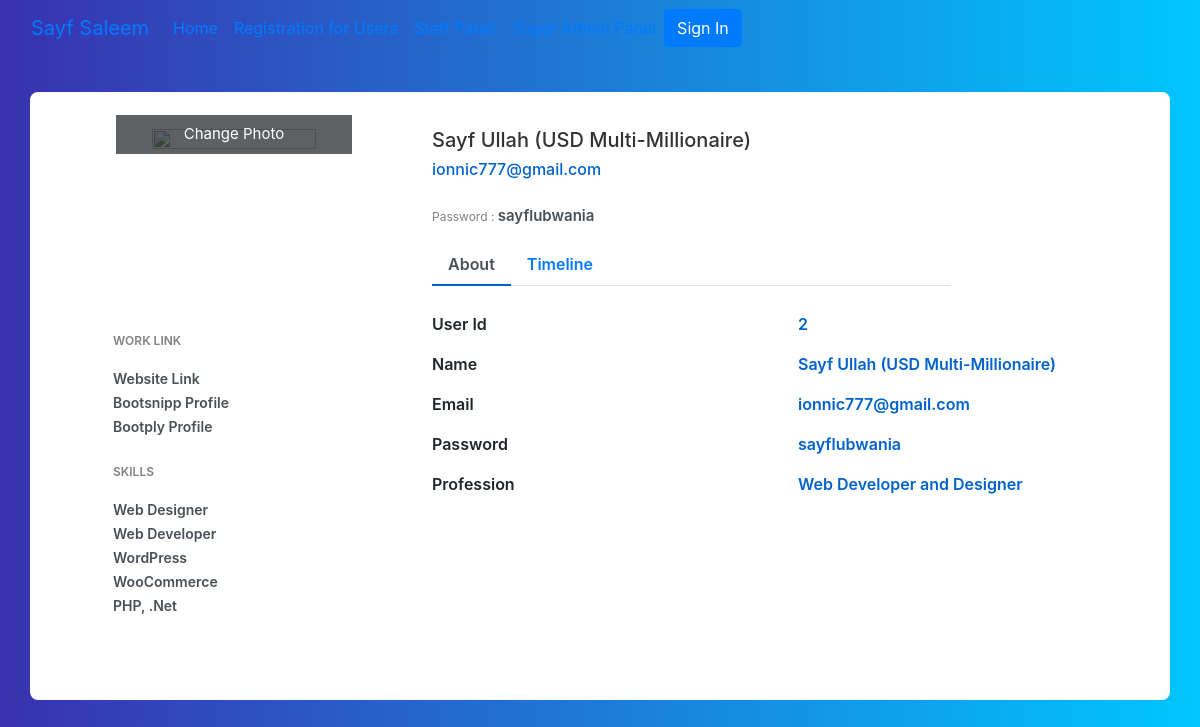
The app's page /profile/Sayf Ullah (USD Multi-Millionaire)/ with its own data.
### main/models.py (models this page shows)
class UserRegistration(models.Model):
    name = models.CharField(max_length=50)
    email = models.EmailField(max_length=254)
    passcode = models.CharField(max_length=50)

### main/views.py (the view)
# urls.py: path('profile/<str:name>/', views.ProfileView.as_view(), name='profile'),
class ProfileView(TemplateView):
    template_name = 'profile.html'  # Replace with your profile template name
    def get_context_data(self, **kwargs):
        name = self.kwargs['name']  # Get the 'name' parameter from the URL
        user = get_object_or_404(UserRegistration, name=name)
        context = {'user': user}
        return context

### main/templates/profile.html (shortened to what this page needs)
<!DOCTYPE html>
<html lang="en">
<head>
    <link href="//maxcdn.bootstrapcdn.com/bootstrap/4.1.1/css/bootstrap.min.css" rel="stylesheet" id="bootstrap-css">
</head>
<body>
      <nav class="navbar navbar-expand-lg bg-body-tertiary">
  <div class="container-fluid">
    <a class="navbar-brand" href="/">Sayf Saleem</a>
    <div class="collapse navbar-collapse" id="navbarSupportedContent">
      <ul class="navbar-nav me-auto mb-2 mb-lg-0">
        <li class="nav-item">
          <a class="nav-link active" aria-current="page" href="/">Home</a>
        </li>
        <li class="nav-item">
          <a class="nav-link" href="/register/">Registration for Users</a>
        </li>
        <li class="nav-item">
          <a class="nav-link" href="/">Staff Panel</a>
        </li>
        <li class="nav-item">
          <a class="nav-link" href="/admin/">Super Admin Panel</a>
        </li>
      </ul>
            {% if user.is_authenticated %}
            <a href="/logout/" class="btn btn-primary">Sign Out</a>
        {% else %}
            <a href="/" class="btn btn-primary">Sign In</a>
        {% endif %}
    </div>
  </div>
</nav>
    <div class="container emp-profile">
            <form method="post">
                <div class="row">
                    <div class="col-md-4">
                        <div class="profile-img">
                            <img src="https://encrypted-tbn0.gstatic.com/images?q=tbn:ANd9GcS52y5aInsxSm31CvHOFHWujqUx_wWTS9iM6s7BAm21oEN_RiGoog" alt=""/>
                            <div class="file btn btn-lg btn-primary">
                                Change Photo
                            </div>
                        </div>
                    </div>
                    <div class="col-md-6">
                        <div class="profile-head">
                                    <h5>
                                        {{ user.name }}
                                    </h5>
                                    <h6>
                                         {{ user.email }}
                                    </h6>
                                    <p class="proile-rating">Password : <span>{{ user.passcode }}</span></p>
                            <ul class="nav nav-tabs" id="myTab" role="tablist">
                                <li class="nav-item">
                                    <a class="nav-link active" id="home-tab" data-toggle="tab" href="#home" role="tab" aria-controls="home" aria-selected="true">About</a>
                                </li>
                                <li class="nav-item">
                                    <a class="nav-link" id="profile-tab" data-toggle="tab" href="#profile" role="tab" aria-controls="profile" aria-selected="false">Timeline</a>
                                </li>
                            </ul>
                        </div>
                    </div>
                </div>
                <div class="row">
                    <div class="col-md-4">
                        <div class="profile-work">
                            <p>WORK LINK</p>
                            <a href="">Website Link</a><br/>
                            <a href="">Bootsnipp Profile</a><br/>
                            <a href="">Bootply Profile</a>
                            <p>SKILLS</p>
                            <a href="">Web Designer</a><br/>
                            <a href="">Web Developer</a><br/>
                            <a href="">WordPress</a><br/>
                            <a href="">WooCommerce</a><br/>
                            <a href="">PHP, .Net</a><br/>
                        </div>
                    </div>
                    <div class="col-md-8">
                        <div class="tab-content profile-tab" id="myTabContent">
                            <div class="tab-pane fade show active" id="home" role="tabpanel" aria-labelledby="home-tab">
                                        <div class="row">
                                            <div class="col-md-6">
                                                <label>User Id</label>
                                            </div>
                                            <div class="col-md-6">
                                                <p>   {{ user.id }}</p>
                                            </div>
                                        </div>
                                        <div class="row">
                                            <div class="col-md-6">
                                                <label>Name</label>
                                            </div>
                                            <div class="col-md-6">
                                                <p>   {{ user.name }}</p>
                                            </div>
                                        </div>
                                        <div class="row">
                                            <div class="col-md-6">
                                                <label>Email</label>
                                            </div>
                                            <div class="col-md-6">
                                                <p>   {{ user.email }}</p>
                                            </div>
                                        </div>
                                        <div class="row">
                                            <div class="col-md-6">
                                                <label>Password</label>
                                            </div>
                                            <div class="col-md-6">
                                                <p>   {{ user.passcode }}</p>
                                            </div>
                                        </div>
                                        <div class="row">
                                            <div class="col-md-6">
                                                <label>Profession</label>
                                            </div>
                                            <div class="col-md-6">
                                                <p>Web Developer and Designer</p>
                                            </div>
                                        </div>
                            </div>
                        </div>
                    </div>
                </div>
            </form>
        </div>
</body>
</html>

### main/templates/profile.html (style rules this page uses)
body { background: -webkit-linear-gradient(left, #3931af, #00c6ff); }
.emp-profile { padding: 3%; margin-top: 3%; margin-bottom: 3%; border-radius: 0.5rem; background: #fff; }
.profile-img { text-align: center; }
.profile-img img { width: 70%; height: 100%; }
.profile-img .file { position: relative; overflow: hidden; margin-top: -20%; width: 70%; border: none; border-radius: 0; font-size: 15px; background: #212529b8; }
.profile-head h5 { color: #333; }
.profile-head h6 { color: #0062cc; }
.proile-rating { font-size: 12px; color: #818182; margin-top: 5%; }
.proile-rating span { color: #495057; font-size: 15px; font-weight: 600; }
.profile-head .nav-tabs { margin-bottom:5%; }
.profile-head .nav-tabs .nav-link { font-weight:600; border: none; }
.profile-head .nav-tabs .nav-link.active { border: none; border-bottom:2px solid #0062cc; }
.profile-work { padding: 14%; margin-top: -15%; }
.profile-work p { font-size: 12px; color: #818182; font-weight: 600; margin-top: 10%; }
.profile-work a { text-decoration: none; color: #495057; font-weight: 600; font-size: 14px; }
.profile-tab label { font-weight: 600; }
.profile-tab p { font-weight: 600; color: #0062cc; }

### records on screen
UserRegistration: name "Sayf Ullah (USD Multi-Millionaire)", email "ionnic777@gmail.com", passcode "sayflubwania", id "2"
